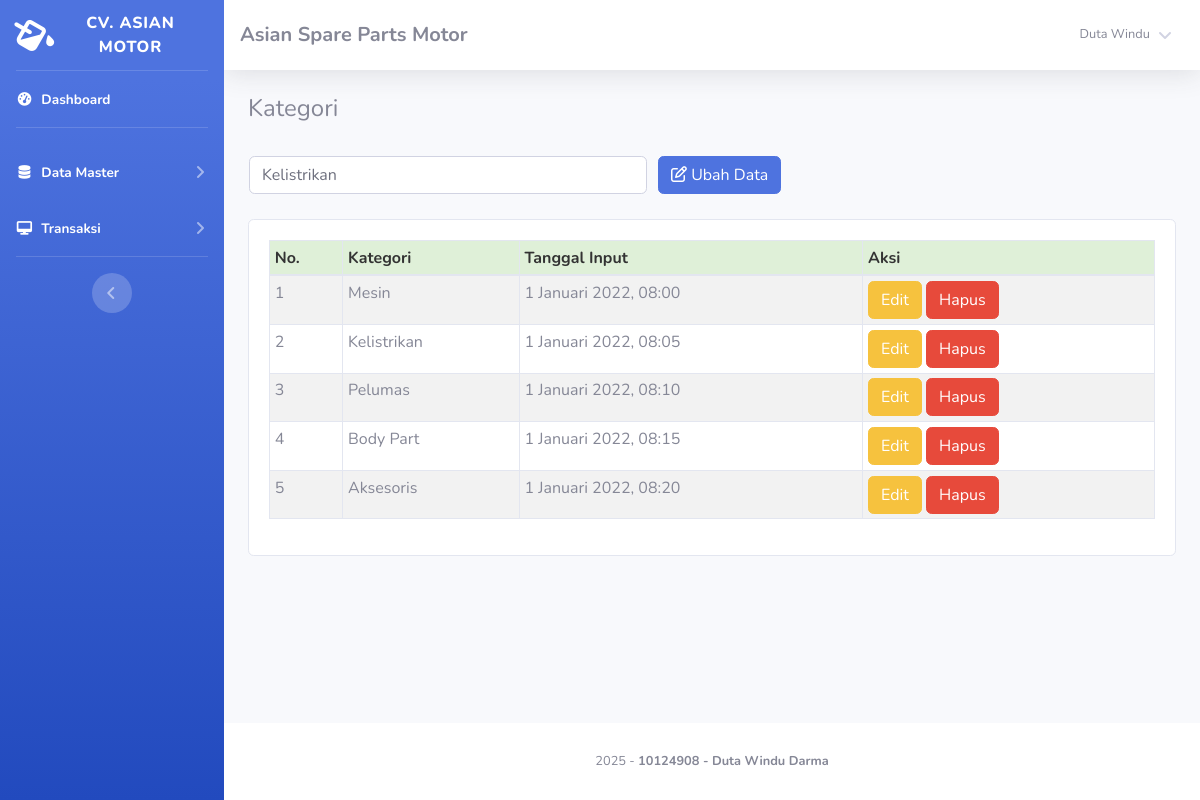
Screenshot of /index.php?page=kategori&uid=2 (signed in) with the database file from the repository.
### tables this page shows
CREATE TABLE `member` (
  `id_member` int(11) NOT NULL,
  `nm_member` varchar(255) NOT NULL,
  `alamat_member` text NOT NULL,
  `telepon` varchar(255) NOT NULL,
  `email` varchar(255) NOT NULL,
  `NIK` text NOT NULL
);

CREATE TABLE `kategori` (
  `id_kategori` int(11) NOT NULL,
  `nama_kategori` varchar(255) NOT NULL,
  `tgl_input` varchar(255) NOT NULL
);

### function/view.php (called while the page is built, shortened)
<?php
class view
{
    protected $db;
    public function __construct($db)
    {
        $this->db = $db;
    }
    public function member_edit($id)
    {
        $sql = "select member.*, login.*
                from member inner join login on member.id_member = login.id_member
                where member.id_member= ?";
        $row = $this-> db -> prepare($sql);
        $row -> execute(array($id));
        $hasil = $row -> fetch();
        return $hasil;
    }
    public function kategori()
    {
        $sql = "select*from kategori";
        $row = $this-> db -> prepare($sql);
        $row -> execute();
        $hasil = $row -> fetchAll();
        return $hasil;
    }
}

### view/kategori/index.php (the view, shortened to what this page needs)
<h4>Kategori</h4>
<br />
<?php
	if(!empty($_GET['uid'])){
	$sql = "SELECT * FROM kategori WHERE id_kategori = ?";
	$row = $conn->prepare($sql);
	$row->execute(array($_GET['uid']));
	$edit = $row->fetch();
?>
<form method="POST" action="function/edit.php?kategori=edit">
    <table>
        <tr>
            <td style="width:25pc;"><input type="text" class="form-control" value="<?= $edit['nama_kategori'];?>"
                    required name="kategori" placeholder="Masukan Kategori Barang Baru">
            </td>
            <td style="padding-left:10px;"><button id="tombol-simpan" class="btn btn-primary"><i class="fa fa-edit"></i>
                    Ubah Data</button></td>
        </tr>
    </table>
</form>
<?php }?>
<br />
<div class="card card-body">
    <div class="table-responsive">
        <table class="table table-bordered table-striped table-sm" id="example1">
            <thead>
                <tr style="background:#DFF0D8;color:#333;">
                    <th>No.</th>
                    <th>Kategori</th>
                    <th>Tanggal Input</th>
                    <th>Aksi</th>
                </tr>
            </thead>
            <tbody>
                <?php
				$hasil = $lihat -> kategori();
				$no=1;
				foreach($hasil as $isi){
			?>
                <tr>
                    <td><?php echo $no;?></td>
                    <td><?php echo $isi['nama_kategori'];?></td>
                    <td><?php echo $isi['tgl_input'];?></td>
                    <td>
                        <a href="index.php?page=kategori&uid=<?php echo $isi['id_kategori'];?>"><button
                                class="btn btn-warning">Edit</button></a>
                        <a href="function/delete.php?kategori=hapus&id=<?php echo $isi['id_kategori'];?>"
                            onclick="javascript:return confirm('Hapus Data Kategori ?');"><button
                                class="btn btn-danger">Hapus</button></a>
                    </td>
                </tr>
                <?php $no++; }?>
            </tbody>
        </table>
    </div>
</div>

### view/sidebar.php (shortened to what this page needs)
<?php
    $id = $_SESSION['admin']['id_member'];
    $hasil_profil = $lihat -> member_edit($id);
?>
<ul class="navbar-nav bg-gradient-primary sidebar sidebar-dark accordion" id="accordionSidebar">
    <a class="sidebar-brand d-flex align-items-center justify-content-center" href="index.php">
        <div class="sidebar-brand-icon rotate-n-15">
            <i class="fas fa-fill-drip"></i>
        </div>
        <div class="sidebar-brand-text mx-3">CV. Asian Motor<sup></sup></div>
    </a>
    <hr class="sidebar-divider my-0">
    <li class="nav-item active">
        <a class="nav-link" href="index.php">
            <i class="fas fa-fw fa-tachometer-alt"></i>
            <span>Dashboard</span></a>
    </li>
    <hr class="sidebar-divider">
    <li class="nav-item active">
        <a class="nav-link collapsed" href="#" data-toggle="collapse" data-target="#collapseTwo" aria-expanded="true"
            aria-controls="collapseTwo">
            <i class="fas fa-fw fa-database"></i>
            <span>Data Master</span>
        </a>
    </li>
     <li class="nav-item active">
        <a class="nav-link collapsed" href="#" data-toggle="collapse" data-target="#collapse3" aria-expanded="true"
            aria-controls="collapse3">
            <i class="fas fa-fw fa-desktop"></i>
            <span>Transaksi</span>
        </a>
    </li>
    <hr class="sidebar-divider d-none d-md-block">
    <div class="text-center d-none d-md-inline">
        <button class="rounded-circle border-0" id="sidebarToggle"></button>
    </div>
</ul>
<div id="content-wrapper" class="d-flex flex-column">
    <div id="content">
        <nav class="navbar navbar-expand navbar-light bg-white topbar mb-4 static-top shadow">
            <h5 class="d-lg-block d-none mt-2"><b>Asian Spare Parts Motor</b></h5>
            <ul class="navbar-nav ml-auto">
                <li class="nav-item dropdown no-arrow">
                    <a class="nav-link dropdown-toggle" href="#" id="userDropdown" role="button" data-toggle="dropdown"
                        aria-haspopup="true" aria-expanded="false">
                        <span
                            class="mr-2 d-none d-lg-inline text-gray-600 small ml-2"><?php echo $hasil_profil['nm_member'];?></span>
                        <i class="fas fa-angle-down"></i>
                    </a>
                </li>
            </ul>
        </nav>
        <div class="container-fluid">

### rows the page displays
kategori: kategori "Kelistrikan", nama_kategori "Kelistrikan", tgl_input "1 Januari 2022, 08:05"
kategori: nama_kategori "Mesin", tgl_input "1 Januari 2022, 08:00"
kategori: nama_kategori "Pelumas", tgl_input "1 Januari 2022, 08:10"
kategori: nama_kategori "Body Part", tgl_input "1 Januari 2022, 08:15"
kategori: nama_kategori "Aksesoris", tgl_input "1 Januari 2022, 08:20"

### other values shown
$hasil_profil['nm_member'] "Duta Windu"
